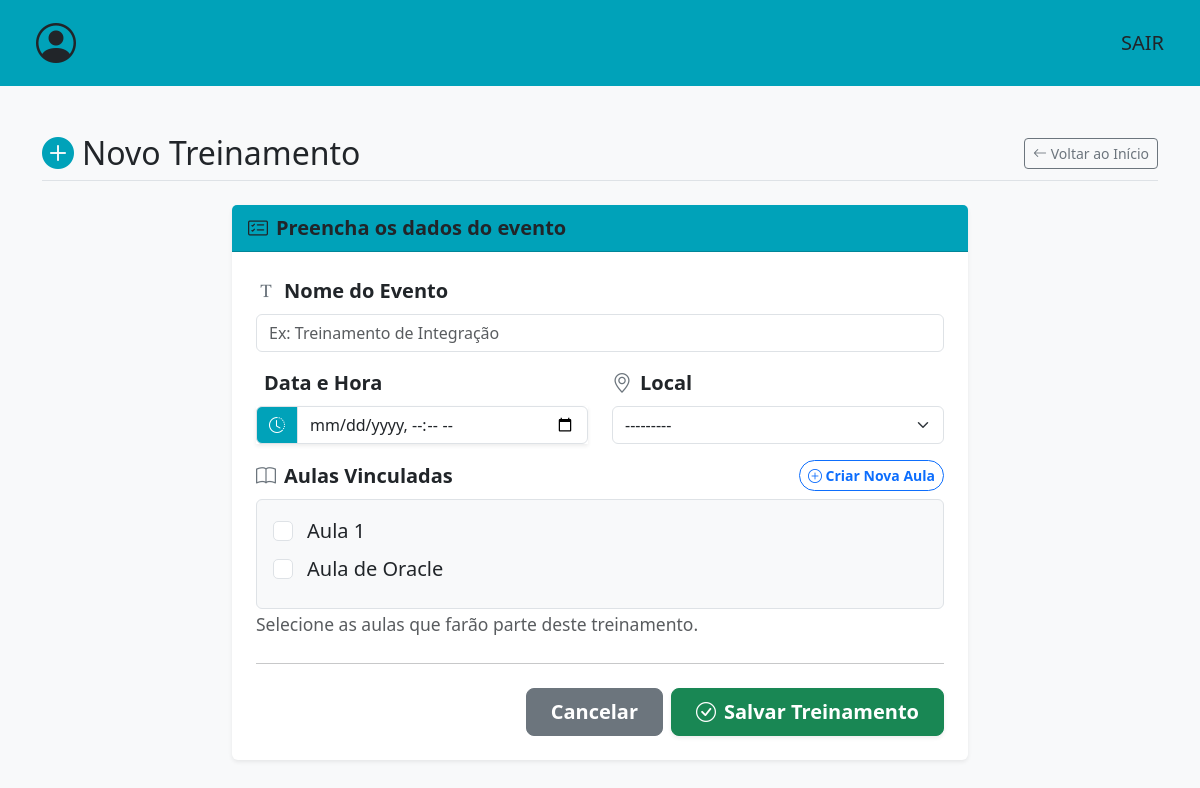
The page /criar-evento/ (signed in) on the database as committed earlier.
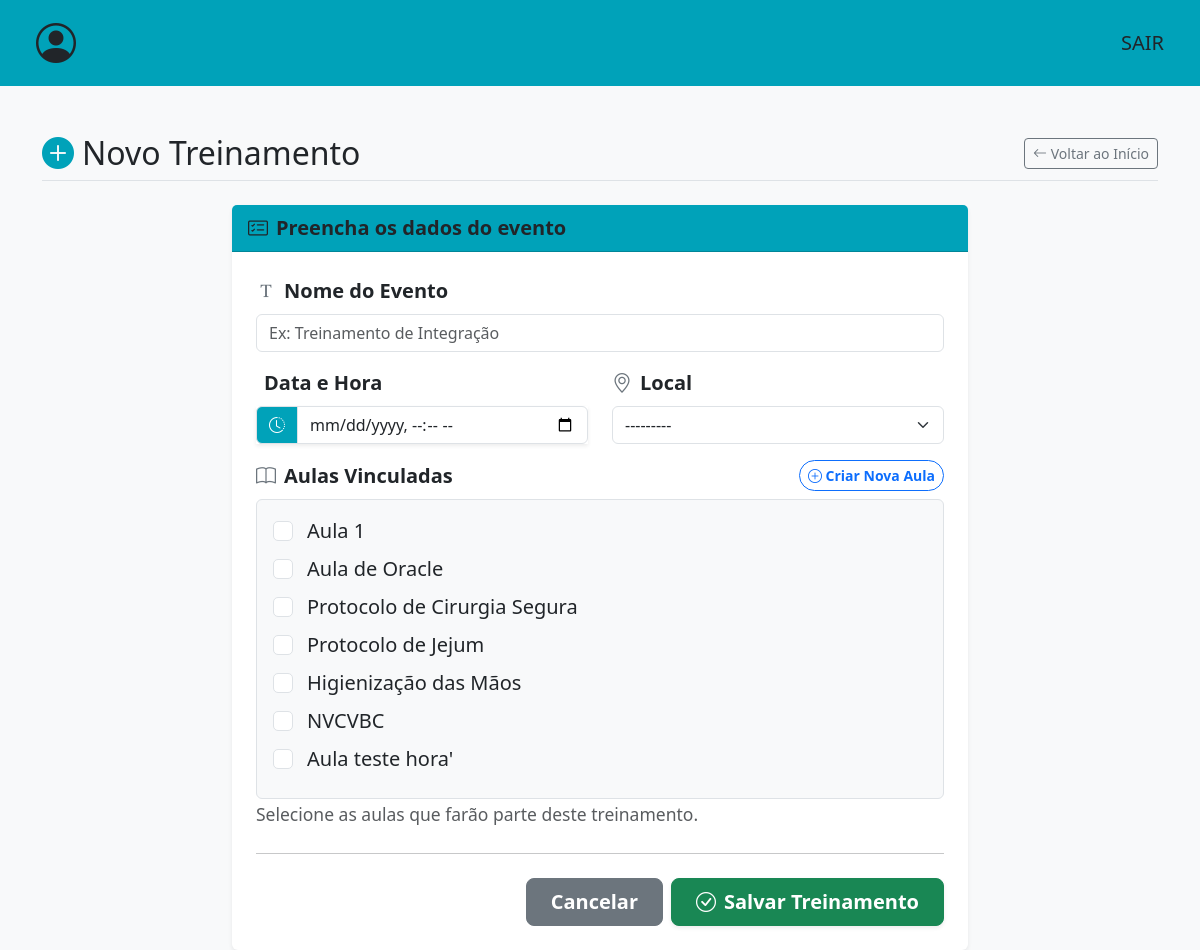
The same page on the database as committed later.
### events/models.py (models this page shows)
class Aula(models.Model):
    nm_aula = models.CharField(max_length=150)
    descricao = models.CharField(max_length=200)
    palestrante = models.CharField(max_length=100)
    carga_horaria = models.TimeField(null=False)
    def __str__(self):
        return self.nm_aula

### events/views.py (the view)
# urls.py: path('criar-evento/',criar_evento,name='criar-evento'),
@login_required(login_url="login/") #ALERTA PARA AULAS VAZIAS
def criar_evento(request):
    if request.method == 'POST':
        form = CriarEventoForm(request.POST)
        if form.is_valid():
            treinamento = form.save(commit=False)
            treinamento.status = 'MARCADO'
            treinamento.save()
            form.save_m2m()
            messages.success(request, 'Novo evento cadastrado com sucesso!')
            return redirect('conferir-treinamento',treinamento_id=treinamento.id )
    else:
        form = CriarEventoForm()
    return render(request,'events/criar-evento.html',{'form':form})

### events/forms.py
class CriarEventoForm(forms.ModelForm):
    class Meta:
        model = Treinamento
        fields = ['nm_evento', 'data', 'local', 'aulas']
        widgets = {
            'nm_evento': forms.TextInput(attrs={'class': 'form-control', 'placeholder': 'Ex: Treinamento de Integração'}),
            'data': forms.DateTimeInput(format='%Y-%m-%dT%H:%M',attrs={'type': 'datetime-local', 'class': 'form-control'}),
            'local': forms.Select(attrs={'class': 'form-select'}),
            'aulas': forms.CheckboxSelectMultiple(attrs={'class': 'form-check-input'}),
        }

### templates/events/criar-evento.html (shortened to what the changed rows need)
<!DOCTYPE html>
<html lang="pt-br">
<head>
    <link href="https://cdn.jsdelivr.net/npm/bootstrap@5.3.2/dist/css/bootstrap.min.css" rel="stylesheet">
    <link href="https://cdn.jsdelivr.net/npm/bootstrap-icons@1.11.1/font/bootstrap-icons.css" rel="stylesheet">
    <link rel="stylesheet" href="https://cdn.jsdelivr.net/npm/flatpickr/dist/flatpickr.min.css">
    <link rel="stylesheet" type="text/css" href="https://npmcdn.com/flatpickr/dist/themes/airbnb.css">
</head>
<body class="bg-light">
    <div class="container mt-5">
        <div class="d-flex justify-content-between align-items-center mb-4 border-bottom pb-2">
            <h2 class="m-0"><i class="bi bi-plus-circle-fill text-custom-teal me-2"></i>Novo Treinamento</h2>
        </div>
        <div class="row justify-content-center">
            <div class="col-md-8">
                <div class="card shadow-sm border-0">
                    <div class="card-body p-4 fs-5">
                        <form method="POST" id="form-criar-evento">
                            <div class="mb-4">
                                <div class="bg-light border rounded p-3">
                                    {% for checkbox in form.aulas %}
                                        <div class="form-check mb-2">
                                            {{ checkbox.tag }}
                                            <label class="form-check-label ms-1" for="{{ checkbox.id_for_label }}">
                                                {{ checkbox.choice_label }}
                                            </label>
                                        </div>
                                    {% empty %}
                                        <div class="text-danger small fst-italic">
                                            Nenhuma aula cadastrada ainda. Clique no botão acima para cadastrar a primeira!
                                        </div>
                                    {% endfor %}
                                </div>
                            </div>
                        </form>
                    </div>
                </div>
            </div>
        </div>
    </div>
</body>
</html>

Rows that differ between the two databases and show on the page:
added Aula: choice_label "Protocolo de Cirurgia Segura"
added Aula: choice_label "Protocolo de Jejum"
added Aula: choice_label "Higienização das Mãos"
added Aula: choice_label "NVCVBC"
added Aula: choice_label "Aula teste hora'"
